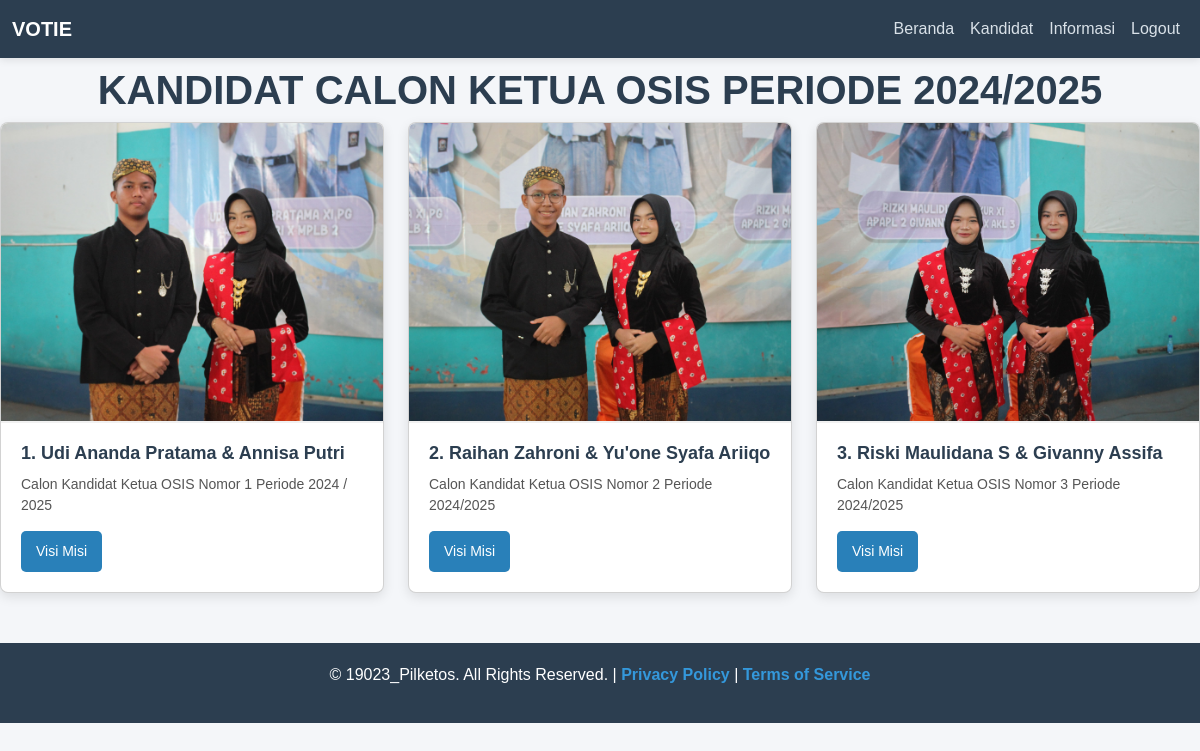
The app's page /kandidat.php (signed in) with its own data.
### tables this page shows
CREATE TABLE `candidates` (
  `id` int NOT NULL,
  `name` text NOT NULL,
  `class` varchar(255) NOT NULL,
  `number` int NOT NULL,
  `pict` varchar(1000) NOT NULL,
  `description` varchar(255) NOT NULL,
  `vote_count` int NOT NULL,
  `visi` longtext NOT NULL,
  `misi` longtext NOT NULL
);

### kandidat.php (the view, shortened to what this page needs)
<?php
include 'assets/conn.php';
$id = isset($_GET['id']) ? mysqli_real_escape_string($conn, $_GET['id']) : null;
if ($id) {
    $query = "SELECT * FROM candidates WHERE id='$id'";
    $result = mysqli_query($conn, $query);
} else {
    $query1 = "SELECT * FROM candidates";
    $result1 = mysqli_query($conn, $query1);
}
?>
<link rel="stylesheet" href="https://cdnjs.cloudflare.com/ajax/libs/font-awesome/5.15.3/css/all.min.css" />
<link rel="stylesheet" href="https://cdnjs.cloudflare.com/ajax/libs/bootstrap/5.2.3/css/bootstrap.min.css">
<body>
    <nav class="navbar navbar-expand-lg navbar-light">
        <div class="container-fluid">
            <a class="navbar-brand" href="index.php">VOTIE</a>
            <div class="collapse navbar-collapse" id="navbarNav">
                <ul class="navbar-nav ms-auto">
                    <li class="nav-item"><a class="nav-link" href="index.php">Beranda</a></li>
                    <li class="nav-item"><a class="nav-link" href="kandidat.php">Kandidat</a></li>
                    <li class="nav-item"><a class="nav-link" href="infuser.php">Informasi</a></li>
                    <li class="nav-item"><a class="nav-link" href="logout.php">Logout</a></li>
                </ul>
            </div>
        </div>
    </nav>
        <center>
            <h1 class="my-2">KANDIDAT CALON KETUA OSIS PERIODE 2024/2025</h1>
        </center>
        <div class="row">
            <?php
            $detail_pages = array('detail1.php', 'detail2.php', 'detail3.php');
            $i = 1;
            while ($row = mysqli_fetch_assoc($result1)) :
            ?>
                <div class="col-md-4">
                    <div class="card">
                        <img src="<?php echo $row['pict']?>" class="card-img-top" alt="Candidate <?php echo $i; ?>">
                        <div class="card-body">
                            <h5 class="card-title"><?php echo $i; ?>. <?php echo $row['name']; ?></h5>
                            <p class="card-text"><?php echo $row['description']; ?></p>
                            <a href="calon/<?php echo $detail_pages[$i-1]; ?>" class="btn btn-primary">Visi Misi</a>
                        </div>
                    </div>
                </div>
            <?php
                $i++;
            endwhile;
            ?>
        </div>
     <div class="footer">
        <p>© 19023_Pilketos. All Rights Reserved. | <a href="#">Privacy Policy</a> | <a href="#">Terms of Service</a></p>
    </div>
</body>
</html>

### kandidat.php (style rules this page uses)
body { font-family: 'Arial', sans-serif; background-color: #f4f6f9; color: #333; margin: 0; padding: 0; }
.navbar { background-color: #2C3E50; box-shadow: 0 2px 8px rgba(0, 0, 0, 0.1); }
.navbar-brand { color: #fff !important; font-weight: bold; }
.navbar-nav .nav-link { color: #D9E1E8 !important; font-size: 16px; transition: all 0.3s ease; }
h1, h2 { font-family: 'Arial', sans-serif; font-weight: 600; color: #2C3E50; }
ol, ul { font-size: 16px; line-height: 1.6; color: #555; }
.card { border-radius: 8px; overflow: hidden; background-color: #fff; box-shadow: 0 4px 12px rgba(0, 0, 0, 0.1); transition: all 0.3s ease; }
.card img { width: 100%; height: 300px; object-fit: cover; border-bottom: 2px solid #f1f1f1; }
.card-body { padding: 20px; }
.card h5 { font-size: 18px; font-weight: bold; color: #2C3E50; margin-bottom: 10px; }
.card-text { font-size: 14px; color: #555; margin-bottom: 15px; }
.btn-primary { background-color: #2980b9; border: none; border-radius: 5px; font-size: 14px; padding: 10px 15px; transition: all 0.3s ease; }
.footer { margin-top: 50px; background-color: #2C3E50; padding: 20px; color: #fff; text-align: center; }
.footer a { color: #3498db; text-decoration: none; font-weight: bold; }

### records on screen
candidates: pict (picture), name "Udi Ananda Pratama & Annisa Putri", description "Calon Kandidat Ketua OSIS Nomor 1 Periode 2024 / 2025"
candidates: pict (picture), name "Raihan Zahroni & Yu'one Syafa Ariiqo", description "Calon Kandidat Ketua OSIS Nomor 2 Periode 2024/2025"
candidates: pict (picture), name "Riski Maulidana S & Givanny Assifa", description "Calon Kandidat Ketua OSIS Nomor 3 Periode 2024/2025"
